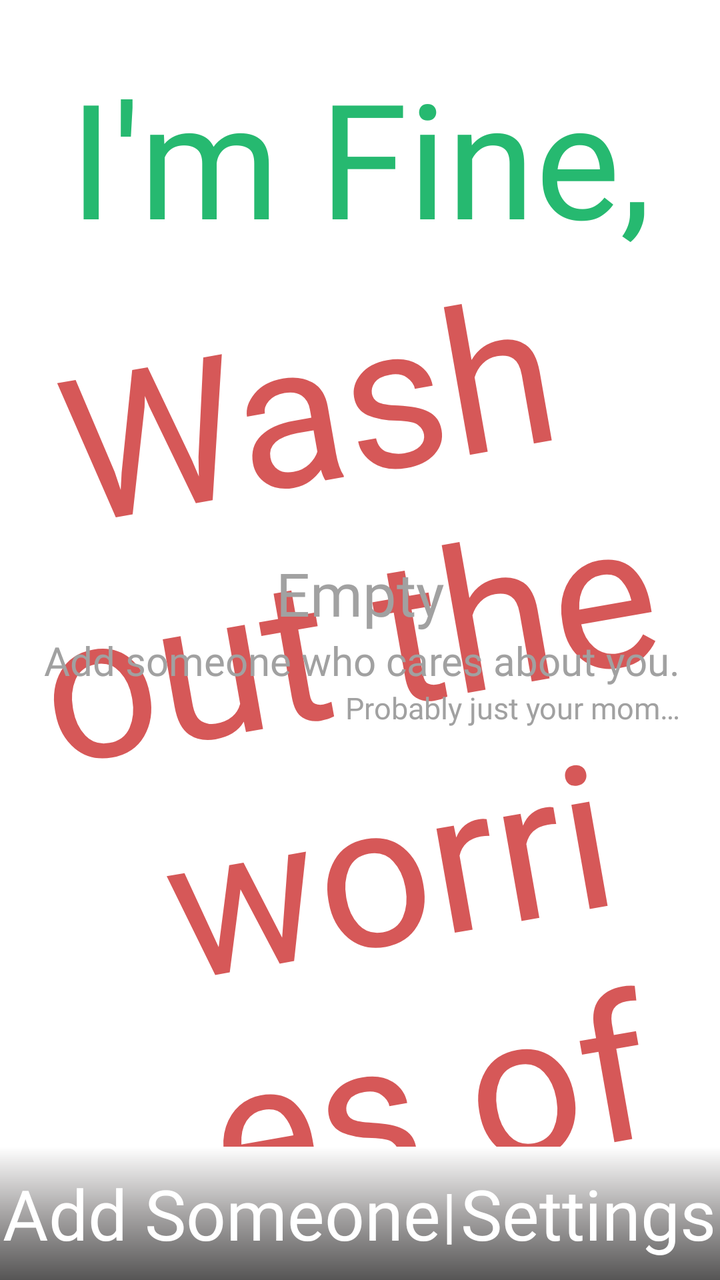
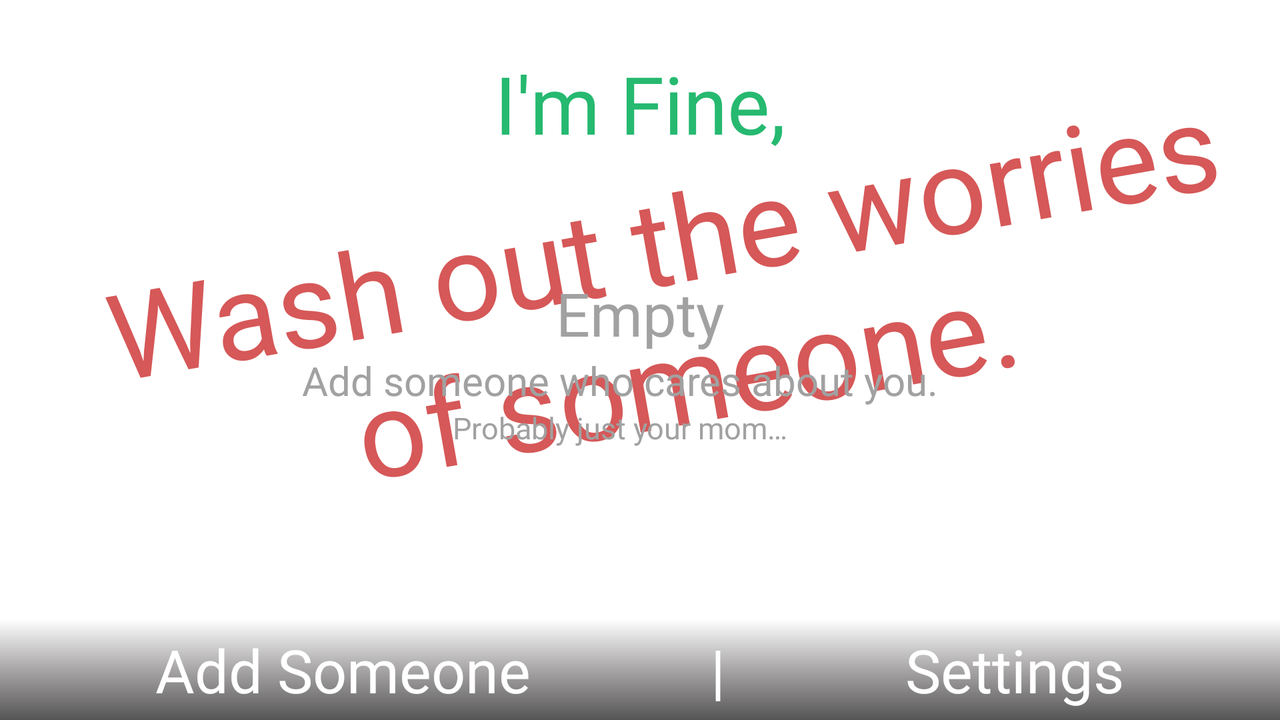

The same Android screen from two of the app's own layout files: first res/layout/ as a phone draws it, then the repository's variant for another configuration, drawn on a device whose configuration selects that folder. Both files follow.
<!-- AndroidManifest.xml: activity theme AppTheme -->
<!-- res/layout/activity_main.xml -->
<?xml version="1.0" encoding="utf-8"?>
<androidx.constraintlayout.widget.ConstraintLayout xmlns:android="http://schemas.android.com/apk/res/android"
    xmlns:app="http://schemas.android.com/apk/res-auto"
    xmlns:tools="http://schemas.android.com/tools"
    android:layout_width="match_parent"
    android:layout_height="match_parent"
    tools:context="UI.Activities.MainActivity">

    <androidx.constraintlayout.widget.ConstraintLayout
        android:id="@+id/main_layout"
        android:layout_width="match_parent"
        android:layout_height="match_parent">

    <androidx.appcompat.widget.AppCompatTextView
        android:id="@+id/first"
        android:layout_width="match_parent"
        android:layout_height="wrap_content"
        android:layout_marginTop="25dp"
        android:text="@string/title"
        android:textAlignment="center"
        android:textColor="@color/colorTextTitle"
        android:textSize="80sp"
        app:fontFamily="@font/moonllime"
        app:layout_constraintBottom_toTopOf="@id/second"
        app:layout_constraintTop_toTopOf="parent"
        app:layout_constraintVertical_chainStyle="packed" />

    <androidx.appcompat.widget.AppCompatTextView
        android:id="@+id/second"
        android:layout_width="match_parent"
        android:layout_height="0dp"
        android:layout_marginStart="35dp"
        android:layout_marginLeft="35dp"
        android:rotation="-10"
        android:text="@string/subtitle"
        android:textAlignment="center"
        android:textColor="@color/colorTextSubtitle"
        android:textSize="100sp"
        app:fontFamily="@font/moonllime"
        app:layout_constraintTop_toBottomOf="@+id/first" />

    <androidx.appcompat.widget.LinearLayoutCompat
        android:id="@+id/placeholder"
        android:layout_width="match_parent"
        android:layout_height="wrap_content"
        android:orientation="vertical"
        app:layout_constraintLeft_toLeftOf="parent"
        app:layout_constraintRight_toRightOf="parent"
        app:layout_constraintTop_toTopOf="parent"
        app:layout_constraintBottom_toBottomOf="parent">

        <androidx.appcompat.widget.AppCompatTextView
            app:fontFamily="@font/oxygen_light"
            android:textColor="@color/colorTextPlaceholder"
            android:textSize="30sp"
            android:layout_width="match_parent"
            android:layout_height="wrap_content"
            android:gravity="center_horizontal"
            android:text="@string/placeholder_title" />

        <androidx.appcompat.widget.AppCompatTextView
            app:fontFamily="@font/oxygen_light"
            android:textColor="@color/colorTextPlaceholder"
            android:layout_marginEnd="20dp"
            android:layout_marginRight="20dp"
            android:textSize="20sp"
            android:layout_width="match_parent"
            android:layout_height="wrap_content"
            android:gravity="center_horizontal|end"
            android:text="@string/placeholder_body" />

        <androidx.appcompat.widget.AppCompatTextView
            app:fontFamily="@font/oxygen_light"
            android:textColor="@color/colorTextPlaceholder"
            android:layout_marginEnd="20dp"
            android:layout_marginRight="20dp"
            android:textSize="15sp"
            android:layout_width="match_parent"
            android:layout_height="wrap_content"
            android:gravity="end"
            android:text="@string/placeholder_footer" />
    </androidx.appcompat.widget.LinearLayoutCompat>

    <androidx.appcompat.widget.LinearLayoutCompat
        android:id="@+id/sw"
        android:layout_width="match_parent"
        android:layout_height="wrap_content"
        android:layout_gravity="center_vertical"
        android:layout_marginTop="5dp"
        android:orientation="vertical"
        android:visibility="gone"
        app:layout_constraintRight_toRightOf="parent"
        app:layout_constraintTop_toBottomOf="@+id/second">

        <androidx.appcompat.widget.AppCompatTextView
            android:layout_width="match_parent"
            android:layout_height="wrap_content"
            android:gravity="center"
            android:text="@string/status"
            android:textColor="@color/colorText"
            android:textSize="15sp"
            android:textStyle="bold" />

        <androidx.appcompat.widget.AppCompatTextView
            android:id="@+id/status_switch"
            android:layout_width="match_parent"
            android:layout_height="wrap_content"
            android:gravity="center"
            android:text="@string/status_off"
            android:textColor="@color/status_off"
            android:textSize="20sp"
            android:textStyle="bold" />

        <androidx.appcompat.widget.AppCompatTextView
            android:layout_width="match_parent"
            android:layout_height="wrap_content"
            android:gravity="center"
            android:text="@string/edit"
            android:textColor="@color/colorTextFaded"
            android:textSize="12sp"
            android:textStyle="bold" />
    </androidx.appcompat.widget.LinearLayoutCompat>


    <androidx.recyclerview.widget.RecyclerView
        android:id="@+id/rec_view"
        android:layout_width="match_parent"
        android:layout_height="0dp"
        android:layout_marginTop="10dp"
        android:layout_marginBottom="@dimen/commonMargin"
        android:scrollbars="vertical"
        android:visibility="gone"
        app:layout_constraintBottom_toTopOf="@+id/bottom_bar"
        app:layout_constraintTop_toBottomOf="@+id/sw" />


    <androidx.appcompat.widget.LinearLayoutCompat
        android:id="@+id/bottom_bar"
        android:layout_width="match_parent"
        android:layout_height="wrap_content"
        android:background="@drawable/action_bar"
        android:orientation="horizontal"
        app:layout_constraintBottom_toBottomOf="parent"
        app:layout_constraintLeft_toLeftOf="parent"
        app:layout_constraintRight_toRightOf="parent">

        <androidx.appcompat.widget.AppCompatTextView
            android:id="@+id/add"
            android:layout_width="wrap_content"
            android:layout_height="match_parent"
            android:layout_marginTop="10dp"
            android:layout_marginBottom="10dp"
            android:layout_weight="2"
            android:gravity="center"
            android:text="@string/add"
            style="@style/ActionTextNormal" />

        <androidx.appcompat.widget.AppCompatTextView
            android:id="@+id/delimiter"
            style="@style/ActionTextLandNormal"
            android:layout_width="5dp"
            android:layout_height="match_parent"
            android:layout_weight="1"
            android:gravity="center"
            android:text="|" />

        <androidx.appcompat.widget.AppCompatTextView
            android:id="@+id/settings"
            android:layout_width="wrap_content"
            android:layout_height="match_parent"
            android:layout_marginTop="10dp"
            android:layout_marginBottom="10dp"
            android:layout_weight="3"
            android:gravity="center"
            android:text="@string/settings"
            style="@style/ActionTextNormal"
             />
    </androidx.appcompat.widget.LinearLayoutCompat>
    </androidx.constraintlayout.widget.ConstraintLayout>

    <androidx.constraintlayout.widget.ConstraintLayout
        android:id="@+id/no_internet_layout"
        android:visibility="gone"
        android:foregroundGravity="center"
        app:layout_constraintTop_toBottomOf="parent"
        app:layout_constraintBottom_toTopOf="parent"
        android:layout_width="match_parent"
        android:layout_height="wrap_content">
        <androidx.appcompat.widget.AppCompatImageView
            app:layout_constraintBottom_toTopOf="@+id/no_internet_layout"
            app:layout_constraintTop_toBottomOf="@+id/no_internet_message"
            android:id="@+id/sad_cloud"
            android:foregroundGravity="center"
            app:layout_constraintLeft_toLeftOf="parent"
            app:layout_constraintRight_toRightOf="parent"
            android:src="@drawable/sad_cloud"
            android:layout_width="wrap_content"
            android:layout_height="wrap_content"/>

        <androidx.appcompat.widget.AppCompatTextView
            android:id="@+id/no_internet_message"
            app:fontFamily="@font/oxygen_light"
            android:textColor="@color/colorTextPlaceholder"
            android:textSize="30sp"
            android:layout_width="match_parent"
            app:layout_constraintTop_toBottomOf="@+id/sad_cloud"
            android:layout_height="wrap_content"
            android:gravity="center"
            android:text="@string/no_internet" />
    </androidx.constraintlayout.widget.ConstraintLayout>
</androidx.constraintlayout.widget.ConstraintLayout>
<!-- resources referenced by this layout -->
<resources>
  <color name="colorText">#7c7a7a</color>
  <color name="colorTextFaded">#bcbcbc</color>
  <color name="colorTextPlaceholder">#a1a1a1</color>
  <color name="colorTextSubtitle">#d65858</color>
  <color name="colorTextTitle">#26b970</color>
  <color name="status_off">#e73c3c</color>
  <!-- from res/values-v21/ -->
  <dimen name="commonMargin">10dp</dimen>
  <!-- drawable action_bar (drawable) -->
  <shape
      xmlns:android="http://schemas.android.com/apk/res/android"
      android:shape="rectangle">
      <gradient
          android:startColor="#565555"
          android:centerColor="#a7a5a5"
          android:endColor="#ffffff"
          android:angle="90" />
  </shape>
  <!-- drawable sad_cloud: png bitmap (drawable, 1509 bytes) -->
  <string name="add">Add Someone</string>
  <string name="edit">(Tap to change)</string>
  <string name="no_internet">Oops ! \n\n Please, check your internet connection.</string>
  <string name="placeholder_body">Add someone who cares about you.</string>
  <string name="placeholder_footer">Probably just your mom…</string>
  <string name="placeholder_title">Empty</string>
  <string name="settings">Settings</string>
  <string name="status">Status :</string>
  <string name="status_off">Off</string>
  <!-- from res/values-v21/ -->
  <string name="subtitle">Wash out the worries of someone.</string>
  <string name="title">I\'m Fine,</string>
  <!-- from res/values-v21/ -->
  <style name="ActionTextLandNormal">
          <item name="android:textColor">@color/action_button</item>
          <item name="android:textSize">30sp</item>
          <item name="android:fontFamily">@font/moonllime</item>
      </style>
  <!-- from res/values-v21/ -->
  <style name="ActionTextNormal">
          <item name="android:textColor">@color/action_button</item>
          <item name="android:textSize">35sp</item>
          <item name="android:fontFamily">@font/moonllime</item>
      </style>
  <!-- from res/values-v21/ -->
  <style name="AppTheme" parent="Theme.AppCompat.Light.NoActionBar">
          <item name="android:titleTextStyle">@style/TitleTextStyle</item>
          <item name="colorPrimary">@color/colorPrimary</item>
          <item name="android:colorBackground">@color/colorBackground</item>
          <item name="colorPrimaryDark">@color/colorPrimaryDark</item>
          <item name="colorAccent">@color/colorAccent</item>
          <item name="dividerHorizontal">@color/colorDivider</item>
          <item name="android:textColor">@color/primaryText</item>
          <item name="android:textColorSecondary">@color/secondaryText</item>
      </style>
  <!-- from res/values-v21/ -->
  <style name="TitleTextStyle" parent="@style/TextAppearance.AppCompat.Title">
          <item name="android:textSize">20sp</item>
          <item name="android:textColor">@color/colorText</item>
      </style>
  <color name="colorPrimary">#FFF</color>
  <color name="colorBackground">#ffffff</color>
  <color name="colorPrimaryDark">#ccc9c9</color>
  <color name="colorAccent">#FFF</color>
  <color name="colorDivider">#3e3e3e</color>
  <color name="primaryText">#313131</color>
  <color name="secondaryText">#1e1e1e</color>
</resources>
<!-- res/layout-land/activity_main.xml (the repository's variant of the layout above) -->
<!-- drawn on the phone turned sideways -->
<?xml version="1.0" encoding="utf-8"?>
<androidx.constraintlayout.widget.ConstraintLayout xmlns:android="http://schemas.android.com/apk/res/android"
    xmlns:app="http://schemas.android.com/apk/res-auto"
    xmlns:tools="http://schemas.android.com/tools"
    android:layout_width="match_parent"
    android:layout_height="match_parent"
    tools:context="UI.Activities.MainActivity">

    <androidx.constraintlayout.widget.ConstraintLayout
        android:id="@+id/main_layout"
        android:layout_width="match_parent"
        android:layout_height="match_parent">

        <androidx.appcompat.widget.AppCompatTextView
            android:id="@+id/first"
            android:layout_width="match_parent"
            android:layout_height="wrap_content"
            android:layout_marginTop="25dp"
            android:text="@string/title"
            android:textAlignment="center"
            android:textColor="@color/colorTextTitle"
            android:textSize="40sp"
            app:fontFamily="@font/moonllime"
            app:layout_constraintBottom_toTopOf="@id/second"
            app:layout_constraintTop_toTopOf="parent"
            app:layout_constraintVertical_chainStyle="packed" />

        <androidx.appcompat.widget.AppCompatTextView
            android:id="@+id/second"
            android:layout_width="match_parent"
            android:layout_height="0dp"
            android:layout_marginStart="35dp"
            android:layout_marginLeft="35dp"
            android:rotation="-10"
            android:text="@string/subtitle"
            android:textAlignment="center"
            android:textColor="@color/colorTextSubtitle"
            android:textSize="60sp"
            app:fontFamily="@font/moonllime"
            app:layout_constraintTop_toBottomOf="@+id/first" />

        <androidx.appcompat.widget.LinearLayoutCompat
            android:id="@+id/placeholder"
            android:layout_width="match_parent"
            android:layout_height="wrap_content"
            android:layout_gravity="center_vertical"
            android:orientation="vertical"
            app:layout_constraintBottom_toBottomOf="parent"
            app:layout_constraintLeft_toLeftOf="parent"
            app:layout_constraintRight_toRightOf="parent"
            app:layout_constraintTop_toTopOf="parent">

            <androidx.appcompat.widget.AppCompatTextView
                android:layout_width="match_parent"
                android:layout_height="wrap_content"
                android:gravity="center_horizontal"
                android:text="@string/placeholder_title"
                android:textColor="@color/colorTextPlaceholder"
                android:textSize="30sp"
                app:fontFamily="@font/oxygen_light" />

            <androidx.appcompat.widget.AppCompatTextView
                android:layout_width="match_parent"
                android:layout_height="wrap_content"
                android:layout_marginEnd="20dp"
                android:layout_marginRight="20dp"
                android:gravity="center_horizontal"
                android:text="@string/placeholder_body"
                android:textColor="@color/colorTextPlaceholder"
                android:textSize="20sp"
                app:fontFamily="@font/oxygen_light" />

            <androidx.appcompat.widget.AppCompatTextView
                android:layout_width="match_parent"
                android:layout_height="wrap_content"
                android:layout_marginEnd="20dp"
                android:layout_marginRight="20dp"
                android:gravity="center_horizontal"
                android:text="@string/placeholder_footer"
                android:textColor="@color/colorTextPlaceholder"
                android:textSize="15sp"
                app:fontFamily="@font/oxygen_light" />
        </androidx.appcompat.widget.LinearLayoutCompat>

        <androidx.appcompat.widget.LinearLayoutCompat
            android:id="@+id/sw"
            android:layout_width="match_parent"
            android:layout_height="wrap_content"
            android:layout_gravity="center_vertical"
            android:layout_marginTop="5dp"
            android:orientation="vertical"
            android:visibility="gone"
            app:layout_constraintRight_toRightOf="parent"
            app:layout_constraintTop_toBottomOf="@+id/second">

            <androidx.appcompat.widget.AppCompatTextView
                android:layout_width="match_parent"
                android:layout_height="wrap_content"
                android:gravity="center"
                android:text="@string/status"
                android:textColor="@color/colorText"
                android:textSize="12sp"
                android:textStyle="bold" />

            <androidx.appcompat.widget.AppCompatTextView
                android:id="@+id/status_switch"
                android:layout_width="match_parent"
                android:layout_height="wrap_content"
                android:gravity="center"
                android:text="@string/status_off"
                android:textColor="@color/status_off"
                android:textSize="12sp"
                android:textStyle="bold" />

            <androidx.appcompat.widget.AppCompatTextView
                android:layout_width="match_parent"
                android:layout_height="wrap_content"
                android:gravity="center"
                android:text="@string/edit"
                android:textColor="@color/colorTextFaded"
                android:textSize="12sp"
                android:textStyle="bold" />
        </androidx.appcompat.widget.LinearLayoutCompat>


        <androidx.appcompat.widget.LinearLayoutCompat
            android:id="@+id/bottom_bar"
            android:layout_width="match_parent"
            android:layout_height="wrap_content"
            android:background="@drawable/action_bar"
            android:orientation="horizontal"
            app:layout_constraintBottom_toBottomOf="parent"
            app:layout_constraintLeft_toLeftOf="parent"
            app:layout_constraintRight_toRightOf="parent">

            <androidx.appcompat.widget.AppCompatTextView
                android:id="@+id/add"
                style="@style/ActionTextLandNormal"
                android:layout_width="wrap_content"
                android:layout_height="match_parent"
                android:layout_marginTop="5dp"
                android:layout_marginBottom="5dp"
                android:layout_weight="1"
                android:gravity="center"
                android:text="@string/add" />

            <androidx.appcompat.widget.AppCompatTextView
                android:id="@+id/delimiter"
                style="@style/ActionTextLandNormal"
                android:layout_width="1dp"
                android:layout_height="match_parent"
                android:layout_weight="0.2"
                android:gravity="center"
                android:text="|" />

            <androidx.appcompat.widget.AppCompatTextView
                android:id="@+id/settings"
                style="@style/ActionTextLandNormal"
                android:layout_width="wrap_content"
                android:layout_height="match_parent"
                android:layout_marginTop="5dp"
                android:layout_marginBottom="5dp"
                android:layout_weight="1"
                android:gravity="center"
                android:text="@string/settings" />
        </androidx.appcompat.widget.LinearLayoutCompat>


        <androidx.recyclerview.widget.RecyclerView
            android:id="@+id/rec_view"
            android:layout_width="match_parent"
            android:layout_height="0dp"
            android:layout_marginTop="10dp"
            android:layout_marginBottom="@dimen/commonMargin"
            android:scrollbars="vertical"
            android:visibility="gone"
            app:layout_constraintBottom_toTopOf="@+id/bottom_bar"
            app:layout_constraintTop_toBottomOf="@+id/sw" />
    </androidx.constraintlayout.widget.ConstraintLayout>

    <androidx.constraintlayout.widget.ConstraintLayout
        android:id="@+id/no_internet_layout"
        android:layout_width="match_parent"
        android:layout_height="wrap_content"
        android:foregroundGravity="center"
        android:visibility="gone"
        app:layout_constraintBottom_toTopOf="parent"
        app:layout_constraintTop_toBottomOf="parent">

        <androidx.appcompat.widget.AppCompatImageView
            android:id="@+id/sad_cloud"
            android:layout_width="wrap_content"
            android:layout_height="wrap_content"
            android:foregroundGravity="center"
            android:src="@drawable/sad_cloud"
            app:layout_constraintBottom_toTopOf="@+id/no_internet_layout"
            app:layout_constraintLeft_toLeftOf="parent"
            app:layout_constraintRight_toRightOf="parent"
            app:layout_constraintTop_toBottomOf="@+id/no_internet_message" />

        <androidx.appcompat.widget.AppCompatTextView
            android:id="@+id/no_internet_message"
            android:layout_width="match_parent"
            android:layout_height="wrap_content"
            android:gravity="center"
            android:text="@string/no_internet"
            android:textColor="@color/colorTextPlaceholder"
            android:textSize="30sp"
            app:fontFamily="@font/oxygen_light"
            app:layout_constraintTop_toBottomOf="@+id/sad_cloud" />
    </androidx.constraintlayout.widget.ConstraintLayout>
</androidx.constraintlayout.widget.ConstraintLayout>
<!-- resources referenced by the variant -->
<!-- as the phone turned sideways resolves them -->
<resources>
  <color name="colorText">#7c7a7a</color>
  <color name="colorTextFaded">#bcbcbc</color>
  <color name="colorTextPlaceholder">#a1a1a1</color>
  <color name="colorTextSubtitle">#d65858</color>
  <color name="colorTextTitle">#26b970</color>
  <color name="status_off">#e73c3c</color>
  <!-- from res/values-v21/ -->
  <dimen name="commonMargin">10dp</dimen>
  <!-- drawable action_bar (drawable) -->
  <shape
      xmlns:android="http://schemas.android.com/apk/res/android"
      android:shape="rectangle">
      <gradient
          android:startColor="#565555"
          android:centerColor="#a7a5a5"
          android:endColor="#ffffff"
          android:angle="90" />
  </shape>
  <!-- drawable sad_cloud: png bitmap (drawable, 1509 bytes) -->
  <string name="add">Add Someone</string>
  <string name="edit">(Tap to change)</string>
  <string name="no_internet">Oops ! \n\n Please, check your internet connection.</string>
  <string name="placeholder_body">Add someone who cares about you.</string>
  <string name="placeholder_footer">Probably just your mom…</string>
  <string name="placeholder_title">Empty</string>
  <string name="settings">Settings</string>
  <string name="status">Status :</string>
  <string name="status_off">Off</string>
  <!-- from res/values-v21/ -->
  <string name="subtitle">Wash out the worries of someone.</string>
  <string name="title">I\'m Fine,</string>
  <!-- from res/values-v21/ -->
  <style name="ActionTextLandNormal">
          <item name="android:textColor">@color/action_button</item>
          <item name="android:textSize">30sp</item>
          <item name="android:fontFamily">@font/moonllime</item>
      </style>
  <!-- from res/values-v21/ -->
  <style name="AppTheme" parent="Theme.AppCompat.Light.NoActionBar">
          <item name="android:titleTextStyle">@style/TitleTextStyle</item>
          <item name="colorPrimary">@color/colorPrimary</item>
          <item name="android:colorBackground">@color/colorBackground</item>
          <item name="colorPrimaryDark">@color/colorPrimaryDark</item>
          <item name="colorAccent">@color/colorAccent</item>
          <item name="dividerHorizontal">@color/colorDivider</item>
          <item name="android:textColor">@color/primaryText</item>
          <item name="android:textColorSecondary">@color/secondaryText</item>
      </style>
  <!-- from res/values-v21/ -->
  <style name="TitleTextStyle" parent="@style/TextAppearance.AppCompat.Title">
          <item name="android:textSize">20sp</item>
          <item name="android:textColor">@color/colorText</item>
      </style>
  <color name="colorPrimary">#FFF</color>
  <color name="colorBackground">#ffffff</color>
  <color name="colorPrimaryDark">#ccc9c9</color>
  <color name="colorAccent">#FFF</color>
  <color name="colorDivider">#3e3e3e</color>
  <color name="primaryText">#313131</color>
  <color name="secondaryText">#1e1e1e</color>
</resources>
